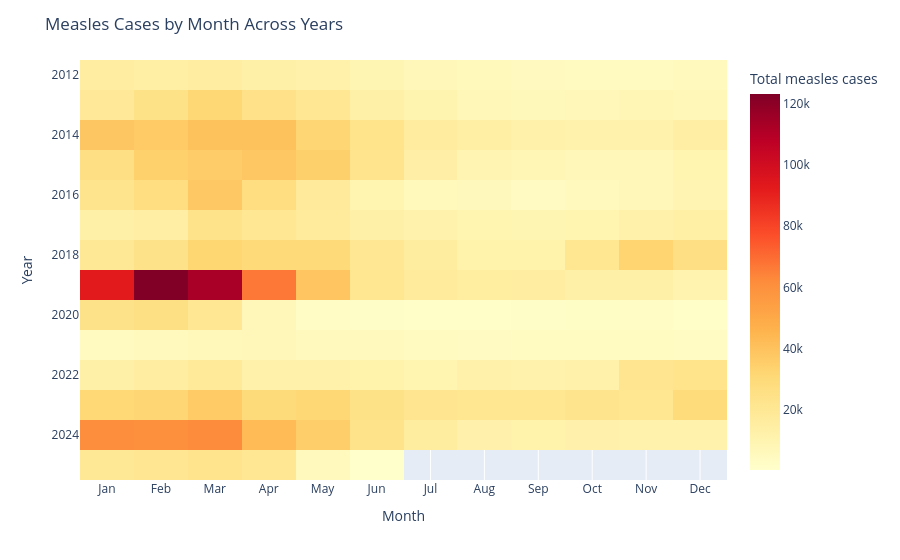

The code cell stored with this chart in its notebook:
### Code cell
# Measles variation within months across years (seasonality heatmap) - Plotly
month_year = eda_df.copy()
month_year["year"] = pd.to_numeric(month_year["year"], errors="coerce")
month_year["month"] = pd.to_numeric(month_year["month"], errors="coerce")

heatmap_df = (
    month_year.groupby(["year", "month"], as_index=False)["measles_total"]
    .sum(min_count=1)
    .dropna(subset=["year", "month"])
)

heatmap_pivot = heatmap_df.pivot(index="year", columns="month", values="measles_total")
heatmap_pivot = heatmap_pivot.reindex(columns=range(1, 13))

month_labels = {
    1: "Jan", 2: "Feb", 3: "Mar", 4: "Apr", 5: "May", 6: "Jun",
    7: "Jul", 8: "Aug", 9: "Sep", 10: "Oct", 11: "Nov", 12: "Dec",
}
heatmap_pivot.columns = [month_labels[m] for m in heatmap_pivot.columns]

fig = px.imshow(
    heatmap_pivot,
    color_continuous_scale="YlOrRd",
    labels={"x": "Month", "y": "Year", "color": "Total measles cases"},
    aspect="auto",
)

fig.update_layout(title="Measles Cases by Month Across Years")
fig.update_xaxes(side="bottom")
fig.show()

### Figure 1 — Plotly figure (JSON) as saved in the notebook; plotly's stock layout.template omitted (floating-point values rounded to 4 significant figures; data arrays with more than 128 entries replaced by an {"elided": "..."} marker saying what was removed)
{"data": [{"coloraxis": "coloraxis", "hovertemplate": "Month: %{x}<br>Year: %{y}<br>Total measles cases: %{z}<extra></extra>", "name": "0", "type": "heatmap", "x": ["Jan", "Feb", "Mar", "Apr", "May", "Jun", "Jul", "Aug", "Sep", "Oct", "Nov", "Dec"], "xaxis": "x", "y": [2012, 2013, 2014, 2015, 2016, 2017, 2018, 2019, 2020, 2021, 2022, 2023, 2024, 2025], "yaxis": "y", "z": {"elided": "14x12 float values"}}], "layout": {"coloraxis": {"colorbar": {"title": {"text": "Total measles cases"}}, "colorscale": [[0, "rgb(255,255,204)"], [0.125, "rgb(255,237,160)"], [0.25, "rgb(254,217,118)"], [0.375, "rgb(254,178,76)"], [0.5, "rgb(253,141,60)"], [0.625, "rgb(252,78,42)"], [0.75, "rgb(227,26,28)"], [0.875, "rgb(189,0,38)"], [1, "rgb(128,0,38)"]]}, "margin": {"t": 60}, "title": {"text": "Measles Cases by Month Across Years"}, "xaxis": {"anchor": "y", "domain": [0, 1], "side": "bottom", "title": {"text": "Month"}}, "yaxis": {"anchor": "x", "autorange": "reversed", "domain": [0, 1], "title": {"text": "Year"}}}}
